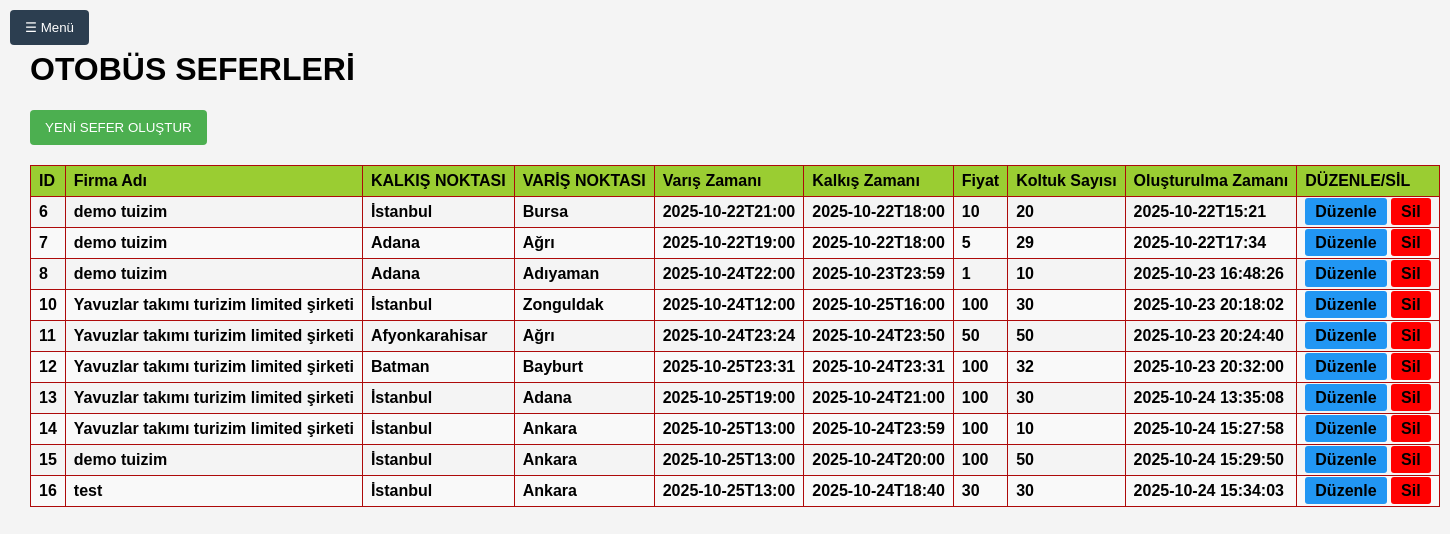
The page /adminpanel/trips.php (signed in) on the database its author committed.
### tables this page shows
CREATE TABLE Trips (
        id INTEGER PRIMARY KEY AUTOINCREMENT,
        company_id INTEGER NOT NULL,
        destination_city TEXT NOT NULL,
        arrival_time DATETIME NOT NULL,
        departure_time DATETIME NOT NULL,
        departure_city TEXT NOT NULL,
        price INTEGER NOT NULL,
        capacity INTEGER NOT NULL,
        created_date TIMESTAMP DEFAULT CURRENT_TIMESTAMP,
        FOREIGN KEY (company_id) REFERENCES Bus_Company(id)
    );

CREATE TABLE Bus_Company (
    id TEXT PRIMARY KEY,
    name TEXT NOT NULL,
    logo_path TEXT,
    created_at TIMESTAMP DEFAULT CURRENT_TIMESTAMP
    );

### adminpanel/trips.php (the view, shortened to what this page needs)
<?php
require_once __DIR__ . '/../db(database)/includes/db.php';
try {
    $stmt = $db->prepare('
        SELECT trips.*, bus_company.name AS company_name
        FROM trips
        LEFT JOIN bus_company ON trips.company_id = bus_company.id
    ');
    $stmt->execute();
    $trips = $stmt->fetchAll(PDO::FETCH_ASSOC);
} catch (PDOException $e) {
    $error = "Veritabanı hatası: " . $e->getMessage();
}
?>
<!DOCTYPE html>
<html lang="tr">
<head>
</head>
<body>
<button id="toggleBtn">☰ Menü</button>
<div class="main">
  <h1>OTOBÜS SEFERLERİ</h1>
  <form method="POST" action="">
    <button type="submit" class="new-trip-btn">YENİ SEFER OLUŞTUR</button>
  </form>
  <table>
    <thead>
      <tr>
        <th>ID</th>
        <th>Firma Adı</th>
        <th>KALKIŞ NOKTASI</th>
        <th>VARİŞ NOKTASI</th>
        <th>Varış Zamanı</th>
        <th>Kalkış Zamanı</th>
        <th>Fiyat</th>
        <th>Koltuk Sayısı</th>
        <th>Oluşturulma Zamanı</th>
        <th>DÜZENLE/SİL</th>
      </tr>
    </thead>
    <tbody>
      <?php if (!empty($trips)): ?>
        <?php foreach ($trips as $trip): ?>
          <tr>
            <td><?php echo htmlspecialchars($trip['id']); ?></td>
            <td><?php echo htmlspecialchars($trip['company_name']); ?></td>
            <td><?php echo htmlspecialchars($trip['departure_city']); ?></td>
            <td><?php echo htmlspecialchars($trip['destination_city']); ?></td>
            <td><?php echo htmlspecialchars($trip['arrival_time']); ?></td>
            <td><?php echo htmlspecialchars($trip['departure_time']); ?></td>
            <td><?php echo htmlspecialchars($trip['price']); ?></td>
            <td><?php echo htmlspecialchars($trip['capacity']); ?></td>
            <td><?php echo htmlspecialchars($trip['created_date']); ?></td>
            <td>
              <a href="tripsedit.php?id=<?php echo $trip['id']; ?>" class="action-btn edit-btn">Düzenle</a>
              <a href="?action=delete&id=<?php echo $trip['id']; ?>" class="action-btn delete-btn" onclick="return confirm('Bu seferi silmek istediğinizden emin misiniz?')">Sil</a>
            </td>
          </tr>
        <?php endforeach; ?>
      <?php else: ?>
        <tr>
          <td colspan="10">Henüz sefer bulunmamaktadır.</td>
        </tr>
      <?php endif; ?>
    </tbody>
  </table>
</div>
</body>
</html>

### adminpanel/trips.php (style rules this page uses)
body { margin: 0; font-family: Arial, sans-serif; background-color: #f4f4f4; }
#toggleBtn { position: fixed; top: 10px; left: 10px; z-index: 1001; background-color: #2c3e50; color: white; border: none; padding: 10px 15px; cursor: pointer; border-radius: 4px; }
.main { margin-left: 0; padding: 30px; transition: margin-left 0.3s ease; }
table { width: 100%; border-collapse: collapse; margin-top: 20px; }
th, td { border: 1px solid #ad0a0aff; padding: 6px 8px; text-align: left; font-size: 16px; font-weight: bold; white-space: nowrap; }
th { background-color: yellowgreen; }
tr:nth-child(even) { background-color: #f9f9f9; }
.action-btn { padding: 5px 10px; text-decoration: none; color: black; border-radius: 3px; }
.delete-btn { background-color: red; }
.edit-btn { background-color: #2196F3; }
.new-trip-btn { background-color: #4caf50; color: white; padding: 10px 15px; border: none; cursor: pointer; border-radius: 4px; }

### rows shown on the page
trips: id "6", company.name "demo tuizim", departure_city "İstanbul", destination_city "Bursa", arrival_time "2025-10-22T21:00", departure_time "2025-10-22T18:00", price "10", capacity "20", created_date "2025-10-22T15:21"
trips: id "7", company.name "demo tuizim", departure_city "Adana", destination_city "Ağrı", arrival_time "2025-10-22T19:00", departure_time "2025-10-22T18:00", price "5", capacity "29", created_date "2025-10-22T17:34"
trips: id "8", company.name "demo tuizim", departure_city "Adana", destination_city "Adıyaman", arrival_time "2025-10-24T22:00", departure_time "2025-10-23T23:59", price "1", capacity "10", created_date "2025-10-23 16:48:26"
trips: id "10", company.name "Yavuzlar takımı turizim limited şirketi", departure_city "İstanbul", destination_city "Zonguldak", arrival_time "2025-10-24T12:00", departure_time "2025-10-25T16:00", price "100", capacity "30", created_date "2025-10-23 20:18:02"
trips: id "11", company.name "Yavuzlar takımı turizim limited şirketi", departure_city "Afyonkarahisar", destination_city "Ağrı", arrival_time "2025-10-24T23:24", departure_time "2025-10-24T23:50", price "50", capacity "50", created_date "2025-10-23 20:24:40"
trips: id "12", company.name "Yavuzlar takımı turizim limited şirketi", departure_city "Batman", destination_city "Bayburt", arrival_time "2025-10-25T23:31", departure_time "2025-10-24T23:31", price "100", capacity "32", created_date "2025-10-23 20:32:00"
trips: id "13", company.name "Yavuzlar takımı turizim limited şirketi", departure_city "İstanbul", destination_city "Adana", arrival_time "2025-10-25T19:00", departure_time "2025-10-24T21:00", price "100", capacity "30", created_date "2025-10-24 13:35:08"
trips: id "14", company.name "Yavuzlar takımı turizim limited şirketi", departure_city "İstanbul", destination_city "Ankara", arrival_time "2025-10-25T13:00", departure_time "2025-10-24T23:59", price "100", capacity "10", created_date "2025-10-24 15:27:58"
trips: id "15", company.name "demo tuizim", departure_city "İstanbul", destination_city "Ankara", arrival_time "2025-10-25T13:00", departure_time "2025-10-24T20:00", price "100", capacity "50", created_date "2025-10-24 15:29:50"
trips: id "16", company.name "test", departure_city "İstanbul", destination_city "Ankara", arrival_time "2025-10-25T13:00", departure_time "2025-10-24T18:40", price "30", capacity "30", created_date "2025-10-24 15:34:03"
